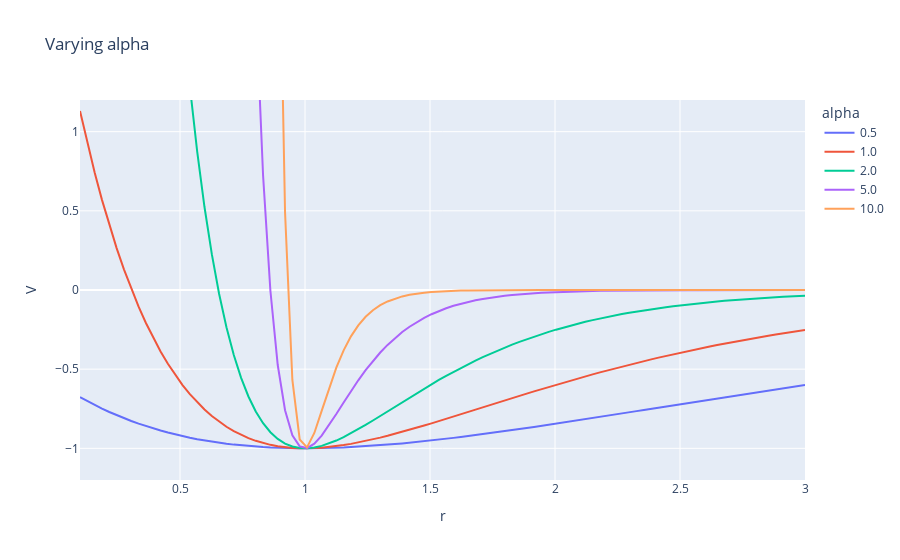

The code cell stored with this chart in its notebook:
### Code cell
# varying alpha
r = np.linspace(0.1, 3, 100)

alphas = [0.5, 1.0, 2.0, 5.0, 10.0]

df = pd.DataFrame()
for alpha in alphas:
    V = morse_potential(r, alpha=alpha)
    df = pd.concat(
        [df, pd.DataFrame({'r': r, 'V': V, 'alpha': alpha})],
        axis=0,
    )

px.line(df, x='r', y='V', title='Varying alpha', color='alpha', range_y=[-1.2, 1.2])
